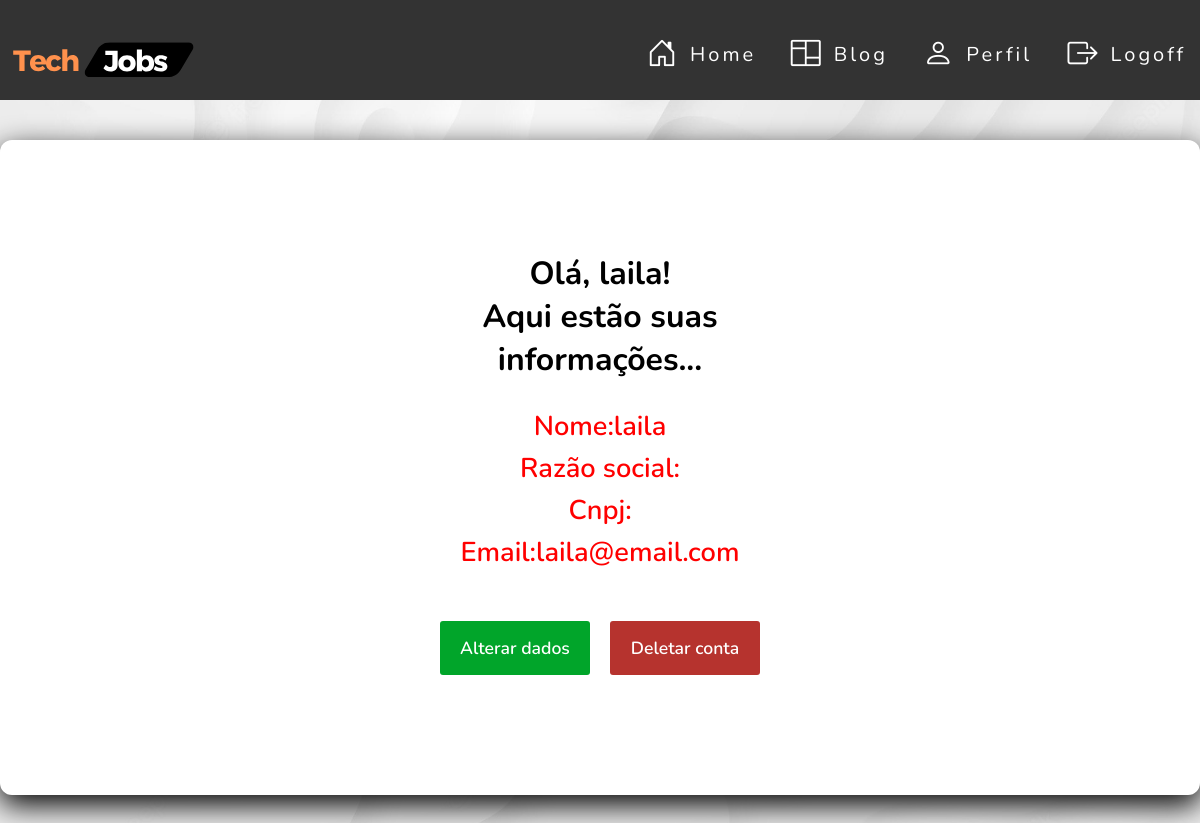
The app's page /usuarios/empresa/index.php (signed in), older data.
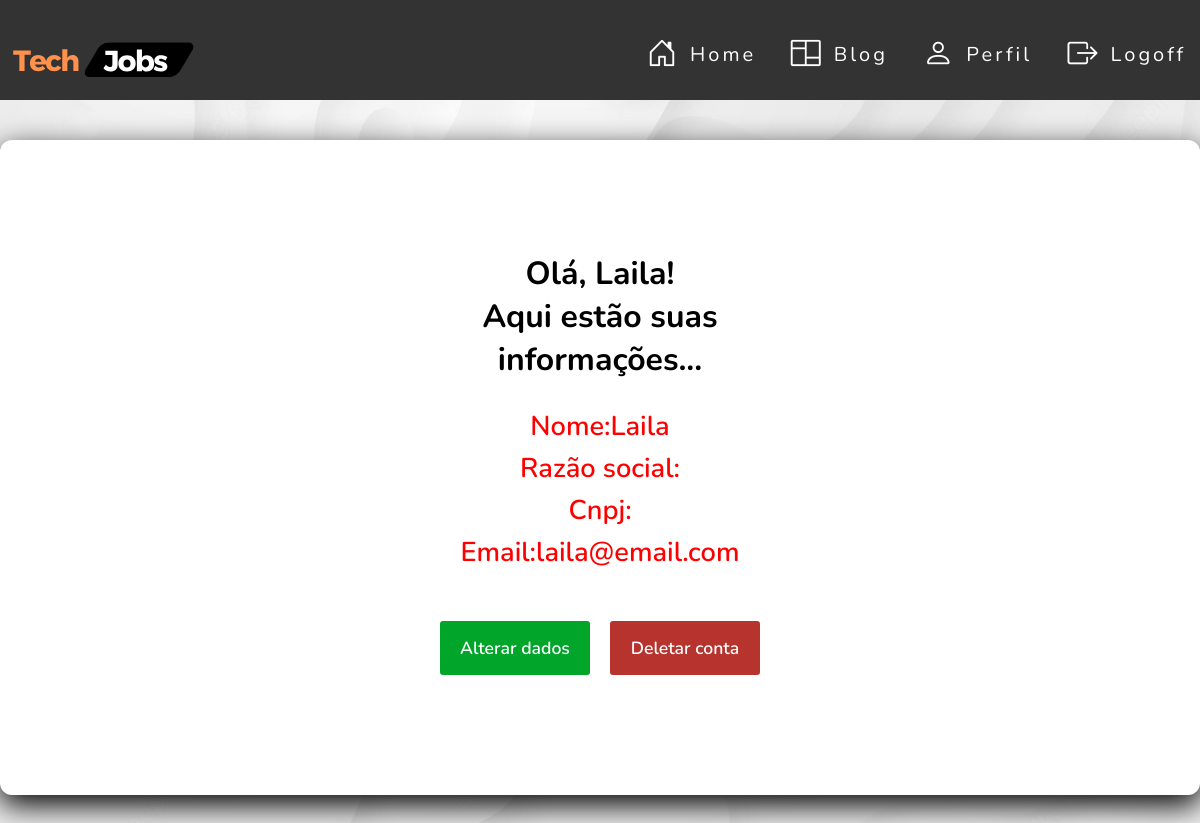
The same page, newer data.
### tables this page shows
CREATE TABLE `usuario` (
  `id` int NOT NULL,
  `nome` varchar(40) DEFAULT NULL,
  `razao_social` varchar(50) DEFAULT NULL,
  `cpf` varchar(20) DEFAULT NULL,
  `cnpj` varchar(18) DEFAULT NULL,
  `senha` varchar(50) DEFAULT NULL,
  `email` varchar(50) NOT NULL,
  `sexo` varchar(20) DEFAULT NULL,
  `ddi` varchar(6) DEFAULT NULL,
  `ddd` varchar(20) DEFAULT NULL,
  `numero` varchar(17) DEFAULT NULL,
  `cep` varchar(15) DEFAULT NULL,
  `cidade` varchar(30) DEFAULT NULL,
  `logradouro` varchar(10) DEFAULT NULL,
  `bairro` varchar(30) DEFAULT NULL,
  `lote` varchar(10) DEFAULT NULL,
  `rua` varchar(30) DEFAULT NULL,
  `complemento` varchar(20) DEFAULT NULL,
  `curriculo` varchar(100) DEFAULT NULL,
  `perfil_id` int DEFAULT NULL
);

### src/database/conexao.php (called while the page is built)
<?php
class Conexao
{
    public static function getConexao()
    {
        try {
            return new PDO("mysql:host=127.0.0.1;dbname=techjobsdb", "root", "");
        } catch (\PDOException $e) {
            echo 'Error ao conectar com banco de dados. ' . $e->getMessage();
            return null;
        }
    }
}

### src/dao/usuariodao.php (called while the page is built, shortened)
<?php
include_once __DIR__ . '/../database/conexao.php';
class  UsuarioDAO
{
    private $dbh;
    public function __construct()
    {
        $this->dbh = Conexao::getConexao();
    }
    public function getById($id)
    {
        $query = "SELECT * FROM usuario WHERE id = :id";
        $stmt = $this->dbh->prepare($query);
        $stmt->bindParam(":id", $id);
        $stmt->execute();
        $row = $stmt->fetch(PDO::FETCH_BOTH);
        $this->dbh = null;
        return $row;
    }
    public function getByPerfilId($perfil_id)
    {
        $query = "SELECT * FROM usuario WHERE perfil_id = :perfil_id";
        $stmt = $this->dbh->prepare($query);
        $stmt->bindParam(":perfil_id", $perfil_id);
        $stmt->execute();
        $row = $stmt->fetch(PDO::FETCH_BOTH);
        $this->dbh = null;
        return $row;
    }
}

### usuarios/empresa/index.php (the view, shortened to what the changed rows need)
<?php
require_once __DIR__ . '/../../src/database/conexao.php';
require_once __DIR__ . '/../../src/dao/usuariodao.php';
$id = $_SESSION['usuario']['id'];
$dao = new UsuarioDAO();
$usuario = $dao->getById($id);
?>
<!doctype html>
<html lang="en">
<head>
    <link rel="stylesheet" href="https://cdnjs.cloudflare.com/ajax/libs/font-awesome/4.7.0/css/font-awesome.min.css"
/>
    <link href="https://unpkg.com/progressive-image@1.2.0/dist/index.css" rel="stylesheet" type="text/css">
    <link href="https://unpkg.com/aos@2.3.1/dist/aos.css" rel="stylesheet">
    <link rel="stylesheet" href="../../assets/css/style.css">
    <link rel="stylesheet" href="../../assets/css/usuario.css">
    <link rel="stylesheet" href="../../assets/css/button.css">
    <link rel="stylesheet" href="https://cdn.jsdelivr.net/npm/bootstrap-icons@1.11.1/font/bootstrap-icons.css">
</head>
<body>
<main class="main-information">
    <div class="card-information">
        <div class="container">
            <div class="row text ">
                <div class="col-md-12">
                    <div class="card-body font-weight-bold card-information-main">
                        <div class="card-information-box">
                            <span class="card-information-header"><h1>Olá, <?php echo $usuario[1]; ?>!<br>Aqui estão suas informações...</h1></span>
                            <div class="card-information-box-text">
                                <div><h2>Nome: </h2></div>
                                <div><h2><?php echo $usuario[1]; ?></h2></div>
                            </div>
                            <div class="card-information-box-text">
                                <div><h2>Razão social: </h2></div>
                            </div>
                            <div class="card-information-box-text">
                                <div><h2>Cnpj: </h2></div>
                            </div>
                            <div class="card-information-box-text">
                                <div><h2>Email: </h2></div>
                                <div><h2><?php echo $usuario[6]; ?></h2></div>
                            </div>
                        </div>
                    </div>
                </div>
            </div>
        </div>
    </div>
</main>
</body>
</html>

Row changes from the older to the newer data that the page shows:
changed usuario "laila@email.com": nome "laila" → "Laila"
